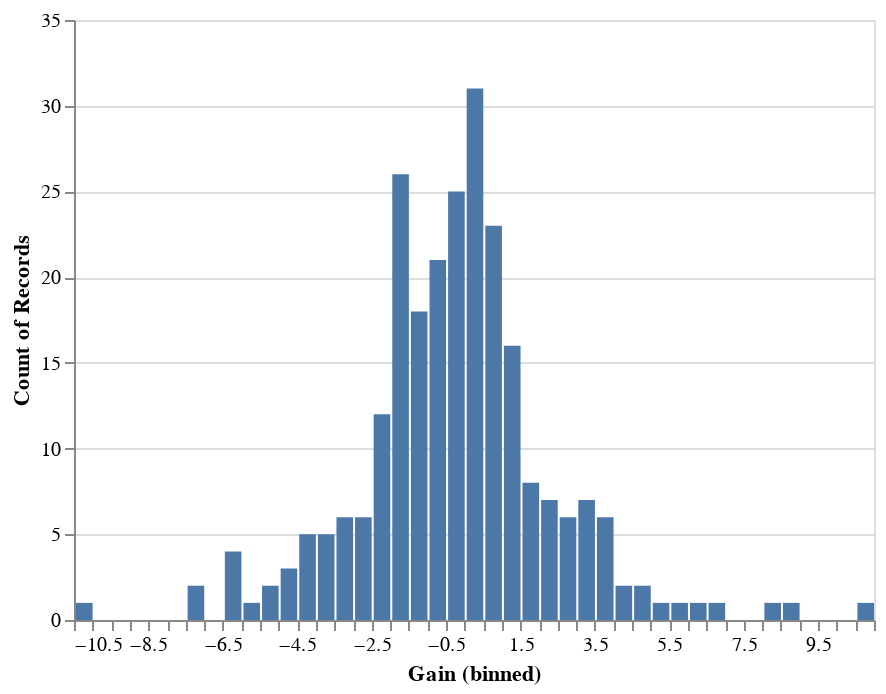

The cell this chart's notebook holds for it:
### Markdown cell above
The AAPL stock price increased do not appear to have a normal distribution based on this data. Let's have a look at the histogram again.

### Code cell
import altair as alt

alt.Chart(AAPL_df_2020).mark_bar().encode(
    alt.X("Gain", bin=alt.Bin(maxbins=100)),
    y='count()')

### Figure 1 — Vega-Lite specification as saved in the notebook (floating-point values rounded to 4 significant figures; data arrays with more than 128 entries replaced by an {"elided": "..."} marker saying what was removed)
{"config": {"view": {"continuousWidth": 400, "continuousHeight": 300}}, "data": {"name": "data-aeb26d853cefbf859ff4204625f266fd"}, "mark": "bar", "encoding": {"x": {"type": "quantitative", "bin": {"maxbins": 100}, "field": "Gain"}, "y": {"type": "quantitative", "aggregate": "count"}}, "$schema": "https://vega.github.io/schema/vega-lite/v4.8.1.json", "datasets": {"data-aeb26d853cefbf859ff4204625f266fd": {"elided": "252 records"}}}
